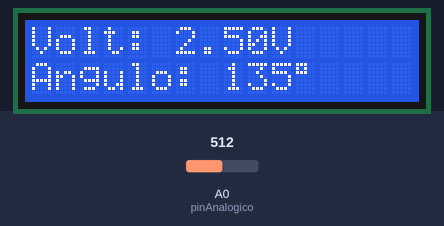
This sketch was run on a simulated Arduino Uno, built with avr-gcc and run on an emulated ATmega328P. Shown: 16×2 character LCD. Inputs (shaded band) come from the test bench; at power-on: A0 (pinAnalogico) = 512.

Above: at 2.2 s.
2.3 s: A0 (pinAnalogico) set to 716
At 3.3 s:
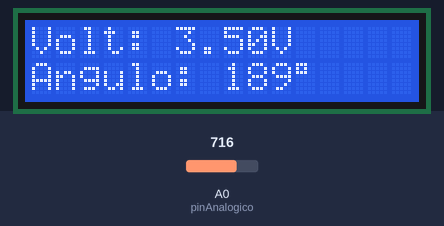
4.0 s: A0 (pinAnalogico) set to 900
At 4.5 s:
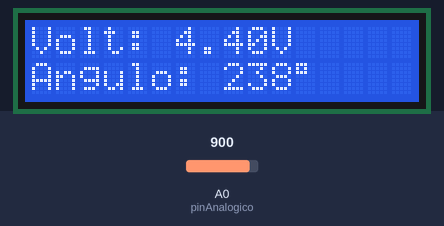
5.7 s: A0 (pinAnalogico) set to 1023
At 6.9 s:
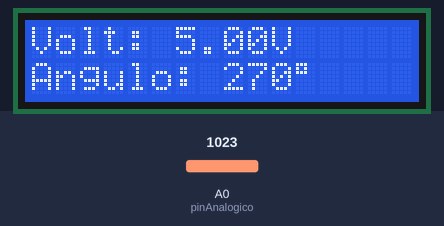
Timing chart, 0 to 8.7 s (numbered marks = the images above; inputs shaded):
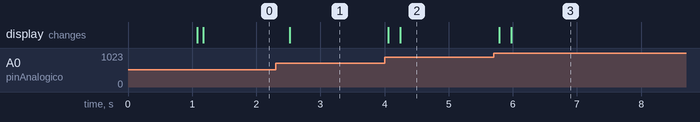

The sketch:

cc.ino
```cpp
#include <Wire.h>
#include <LiquidCrystal_I2C.h>

// Dirección I2C de la pantalla.
// En físico muchas pantallas usan 0x27, pero en algunos simuladores puede ser 0x20.
LiquidCrystal_I2C lcd(0x27, 16, 2);

const int pinAnalogico = A0;
const float VREF = 5.0;

// Rango real del potenciómetro
const float ANGULO_MAX = 270.0;

// Voltajes de calibración
const float VOLTAJE_MIN = 0.0;
const float VOLTAJE_MAX = 5.0;

void setup() {
  lcd.init();
  lcd.backlight();
  lcd.clear();

  lcd.setCursor(0, 0);
  lcd.print("Iniciando...");
  delay(1000);
  lcd.clear();
}

void loop() {
  const int muestras = 30;
  long suma = 0;

  for (int i = 0; i < muestras; i++) {
    suma += analogRead(pinAnalogico);
    delay(2);
  }

  float adcPromedio = suma / (float)muestras;

  float voltaje = adcPromedio * (VREF / 1023.0);

  float anguloReal = (voltaje - VOLTAJE_MIN) * (ANGULO_MAX / (VOLTAJE_MAX - VOLTAJE_MIN));

  if (anguloReal < 0) {
    anguloReal = 0;
  }

  if (anguloReal > 270) {
    anguloReal = 270;
  }

  int angulo = (int)(anguloReal + 0.5);

  lcd.setCursor(0, 0);
  lcd.print("Volt: ");
  lcd.print(voltaje, 2);
  lcd.print("V   ");

  lcd.setCursor(0, 1);
  lcd.print("Angulo: ");
  lcd.print(angulo);
  lcd.print((char)223);
  lcd.print("   ");

  delay(100);
}
```

Measured:
- after the input at 2.3 s, the display: changes after 0.22 s (image 1)
- after the input at 4.0 s, the display: first changes after 0.06 s (image 2 shows a later state)
- after the input at 5.7 s, the display: first changes after 0.08 s (image 3 shows a later state)
